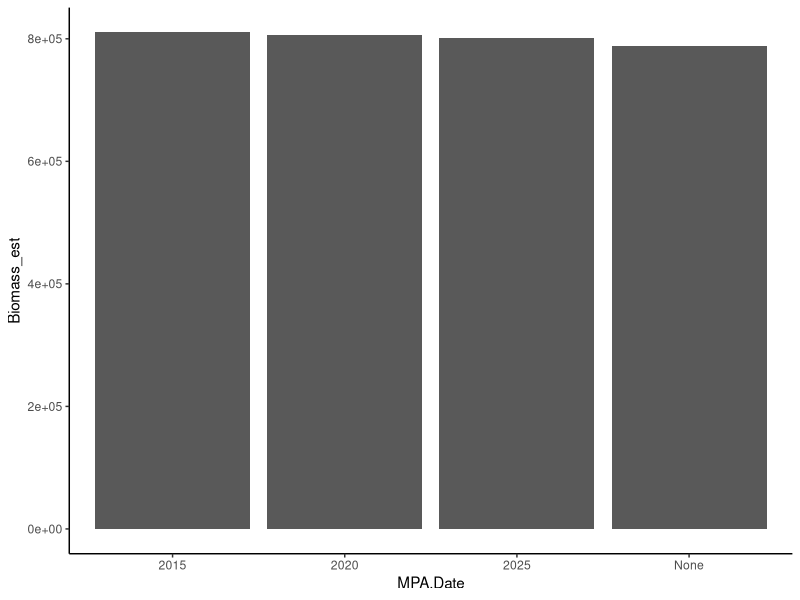
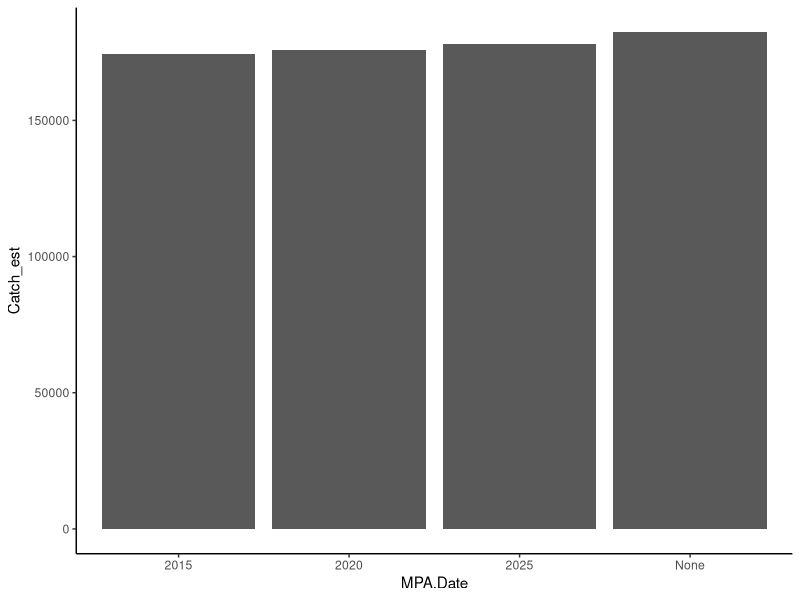

Source code (R) for these figures, in order:
## ---- chunk 1
knitr::opts_chunk$set(echo = TRUE)
library(dplyr)
library(tidyverse)
## ---- chunk 2
Genus<- read.csv (here::here("data", "Genus_2D_patchmodel0.1.csv"))
MPA_2015<- Genus%>%
  filter(Status=="MPA 2015")%>%
  group_by(Adjusted)%>%
  summarize( Biomass_est=sum(Biomass_est), 
          Biomass_lo=sum(Biomass_lo), 
          Biomass_hi=sum(Biomass_hi), 
          Catch_est=sum(Catch_est),
          Catch_lo=sum(Catch_lo), 
          Catch_hi=sum(Catch_hi), 
          PV_est=sum(PV_est),
          PV_lo=sum(PV_lo), 
          PV_hi=sum(PV_hi))%>%
  mutate(MPA.Date= "2015")

MPA_2020<- Genus%>%
  filter(Status=="MPA 2020")%>%
  group_by(Adjusted)%>%
  summarize( Biomass_est=sum(Biomass_est), 
          Biomass_lo=sum(Biomass_lo), 
          Biomass_hi=sum(Biomass_hi), 
          Catch_est=sum(Catch_est),
          Catch_lo=sum(Catch_lo), 
          Catch_hi=sum(Catch_hi), 
           PV_est=sum(PV_est),
          PV_lo=sum(PV_lo), 
          PV_hi=sum(PV_hi))%>%
  mutate(MPA.Date= "2020")

MPA_2025<- Genus%>%
  filter(Status=="MPA 2025")%>%
  group_by(Adjusted)%>%
  summarize( Biomass_est=sum(Biomass_est), 
          Biomass_lo=sum(Biomass_lo), 
          Biomass_hi=sum(Biomass_hi), 
          Catch_est=sum(Catch_est),
          Catch_lo=sum(Catch_lo), 
          Catch_hi=sum(Catch_hi), 
        PV_est=sum(PV_est),
          PV_lo=sum(PV_lo), 
          PV_hi=sum(PV_hi))%>%
  mutate(MPA.Date= "2025")
  
NO_MPA<- Genus%>%
  filter(Status=="No MPA")%>%
  group_by(Adjusted)%>%
  summarize( Biomass_est=sum(Biomass_est), 
          Biomass_lo=sum(Biomass_lo), 
          Biomass_hi=sum(Biomass_hi), 
          Catch_est=sum(Catch_est),
          Catch_lo=sum(Catch_lo), 
          Catch_hi=sum(Catch_hi), 
         PV_est=sum(PV_est),
          PV_lo=sum(PV_lo), 
          PV_hi=sum(PV_hi))%>%
  mutate(MPA.Date= "None")


all0.1<- rbind(NO_MPA, MPA_2025, MPA_2020, MPA_2015)



## ---- chunk 3
Genus<- read.csv (here::here("data", "Genus_2D_patchmodel0.3.csv"))

MPA_2015<- Genus%>%
  filter(Status=="MPA 2015")%>%
  group_by(Adjusted)%>%
  summarize(Biomass_est=sum(Biomass_est), 
          Biomass_lo=sum(Biomass_lo), 
          Biomass_hi=sum(Biomass_hi),
          Catch_est=sum(Catch_est),
          Catch_lo=sum(Catch_lo), 
          Catch_hi=sum(Catch_hi), 
           PV_est=sum(PV_est),
          PV_lo=sum(PV_lo), 
          PV_hi=sum(PV_hi))%>%
  mutate(MPA.Date= "2015")

MPA_2020<- Genus%>%
  filter(Status=="MPA 2020")%>%
  group_by(Adjusted)%>%
  summarize(Biomass_est=sum(Biomass_est), 
          Biomass_lo=sum(Biomass_lo), 
          Biomass_hi=sum(Biomass_hi),
          Catch_est=sum(Catch_est),
          Catch_lo=sum(Catch_lo), 
          Catch_hi=sum(Catch_hi), 
         PV_est=sum(PV_est),
          PV_lo=sum(PV_lo), 
          PV_hi=sum(PV_hi))%>%
  mutate(MPA.Date= "2020")

MPA_2025<- Genus%>%
  filter(Status=="MPA 2025")%>%
  group_by(Adjusted)%>%
  summarize(Biomass_est=sum(Biomass_est), 
          Biomass_lo=sum(Biomass_lo), 
          Biomass_hi=sum(Biomass_hi),
          Catch_est=sum(Catch_est),
          Catch_lo=sum(Catch_lo), 
          Catch_hi=sum(Catch_hi), 
         PV_est=sum(PV_est),
          PV_lo=sum(PV_lo), 
          PV_hi=sum(PV_hi))%>%
  mutate(MPA.Date= "2025")
  
NO_MPA<- Genus%>%
  filter(Status=="No MPA")%>%
  group_by(Adjusted)%>%
  summarize( Biomass_est=sum(Biomass_est), 
          Biomass_lo=sum(Biomass_lo), 
          Biomass_hi=sum(Biomass_hi), 
          Catch_est=sum(Catch_est),
          Catch_lo=sum(Catch_lo), 
          Catch_hi=sum(Catch_hi), 
         PV_est=sum(PV_est),
          PV_lo=sum(PV_lo), 
          PV_hi=sum(PV_hi))%>%
  mutate(MPA.Date= "None")


all0.3<- rbind(NO_MPA, MPA_2025, MPA_2020, MPA_2015)%>%
  filter(Adjusted=="MT")


ggplot(all0.3, aes(x=MPA.Date, y=Biomass_est))+
  geom_bar(stat = "identity")+
  theme_classic()

ggplot(all0.3, aes(x=MPA.Date, y=Catch_est))+
  geom_bar(stat = "identity")+
  theme_classic()

## ---- chunk 4
Genus<- read.csv (here::here("data", "Genus_2D_patchmodel0.csv"))

MPA_2015<- Genus%>%
  filter(Status=="MPA 2015")%>%
  group_by(Adjusted)%>%
  summarize( Biomass_est=sum(Biomass_est), 
          Biomass_lo=sum(Biomass_lo), 
          Biomass_hi=sum(Biomass_hi), 
          Catch_est=sum(Catch_est),
          Catch_lo=sum(Catch_lo), 
          Catch_hi=sum(Catch_hi), 
          PV_est=sum(PV_est),
          PV_lo=sum(PV_lo), 
          PV_hi=sum(PV_hi))%>%
  mutate(MPA.Date= "2015")

MPA_2020<- Genus%>%
  filter(Status=="MPA 2020")%>%
  group_by(Adjusted)%>%
  summarize( Biomass_est=sum(Biomass_est), 
          Biomass_lo=sum(Biomass_lo), 
          Biomass_hi=sum(Biomass_hi), 
          Catch_est=sum(Catch_est),
          Catch_lo=sum(Catch_lo), 
          Catch_hi=sum(Catch_hi), 
          PV_est=sum(PV_est),
          PV_lo=sum(PV_lo), 
          PV_hi=sum(PV_hi))%>%
  mutate(MPA.Date= "2020")

MPA_2025<- Genus%>%
  filter(Status=="MPA 2025")%>%
  group_by(Adjusted)%>%
  summarize( Biomass_est=sum(Biomass_est), 
          Biomass_lo=sum(Biomass_lo), 
          Biomass_hi=sum(Biomass_hi), 
          Catch_est=sum(Catch_est),
          Catch_lo=sum(Catch_lo), 
          Catch_hi=sum(Catch_hi), 
           PV_est=sum(PV_est),
          PV_lo=sum(PV_lo), 
          PV_hi=sum(PV_hi))%>%
  mutate(MPA.Date= "2025")
  
NO_MPA<- Genus%>%
  filter(Status=="No MPA")%>%
  group_by(Adjusted)%>%
  summarize( Biomass_est=sum(Biomass_est), 
          Biomass_lo=sum(Biomass_lo), 
          Biomass_hi=sum(Biomass_hi), 
          Catch_est=sum(Catch_est),
          Catch_lo=sum(Catch_lo), 
          Catch_hi=sum(Catch_hi), 
           PV_est=sum(PV_est),
          PV_lo=sum(PV_lo), 
          PV_hi=sum(PV_hi))%>%
  mutate(MPA.Date= "None")


all0.0<- rbind(NO_MPA, MPA_2025, MPA_2020, MPA_2015)

